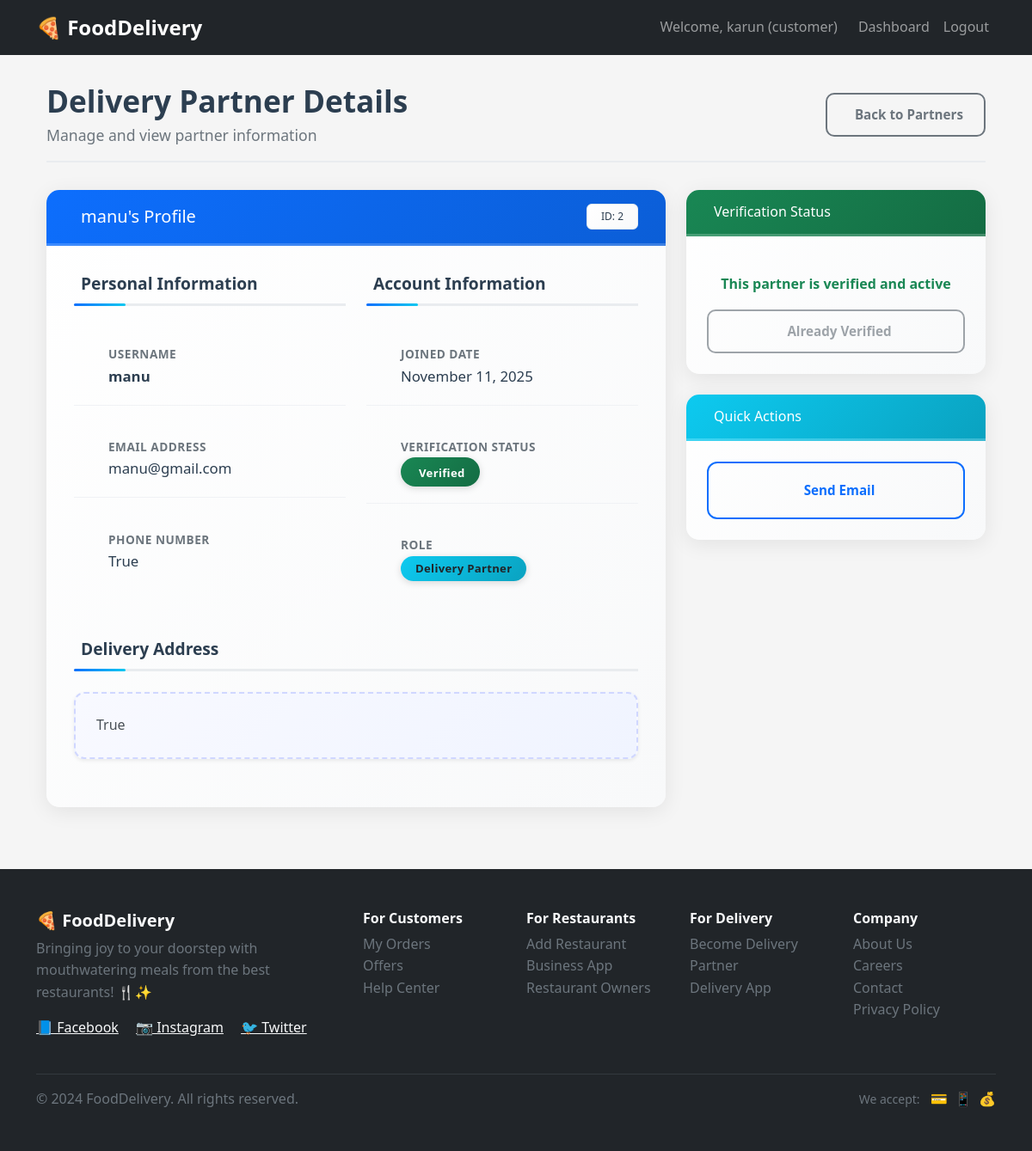
Page /fooddelivery/admin/delivery-partners/2/ (signed in) on the committed database.
### foodapp/models.py (models this page shows, shortened)
class CustomUser(AbstractUser):
    username = models.CharField(max_length=20, unique=True)
    email = models.EmailField(unique=True)
    phone_number = models.CharField(max_length=10,default='0000000000')
    address = models.TextField(max_length=100, blank=True, null=True)
    ROLE_CHOICES = (
        ('admin', 'Admin'),
        ('customer', 'Customer'),
        ('restaurant', 'Restaurant'),
        ('delivery', 'Delivery Partners'),
    )
    role = models.CharField(max_length=10, choices=ROLE_CHOICES, default='customer')
    is_verified = models.BooleanField(default=False)

### foodapp/views.py (the view)
# urls.py: path('admin/delivery-partners/<int:partner_id>/', view_delivery_partner, name='view_delivery_partner'),
@login_required(login_url='login')
def view_delivery_partner(request, partner_id):
    partner = get_object_or_404(CustomUser, id=partner_id, role='delivery')
    return render(request, 'delivery_partner_details.html', {'partner': partner})

### Templates/delivery_partner_details.html (shortened to what this page needs)
{% extends 'base.html' %}
{% load static %}
{% block extra_css %}
<link rel="stylesheet" href="{% static 'css/delivery_partner_details.css' %}">
{% endblock %}
{% block content %}
<div class="container delivery-partner-container">
    <div class="d-flex justify-content-between align-items-center partner-header">
        <div>
            <h2 class="mb-1">Delivery Partner Details</h2>
            <p class="text-muted mb-0">Manage and view partner information</p>
        </div>
        <a href="{% url 'manage_delivery_partners' %}" class="btn btn-outline-secondary">
            Back to Partners
        </a>
    </div>
    <div class="row">
        <div class="col-lg-8">
            <div class="card partner-card">
                <div class="card-header bg-primary text-white py-3">
                    <div class="d-flex justify-content-between align-items-center">
                        <h5 class="mb-0">
                            {{ partner.username }}'s Profile
                        </h5>
                        <span class="badge bg-light text-dark">
                            ID: {{ partner.id }}
                        </span>
                    </div>
                </div>
                <div class="card-body">
                    <div class="row">
                        <div class="col-md-6">
                            <div class="mb-4">
                                <h6 class="section-header">
                                    Personal Information
                                </h6>
                                <div class="info-item mb-3">
                                    <div class="d-flex align-items-center">
                                        <div>
                                            <small class="text-muted">Username</small>
                                            <p class="mb-0 fw-bold">{{ partner.username }}</p>
                                        </div>
                                    </div>
                                </div>
                                <div class="info-item mb-3">
                                    <div class="d-flex align-items-center">
                                        <div>
                                            <small class="text-muted">Email Address</small>
                                            <p class="mb-0">{{ partner.email }}</p>
                                        </div>
                                    </div>
                                </div>
                                <div class="info-item mb-3">
                                    <div class="d-flex align-items-center">
                                        <div>
                                            <small class="text-muted">Phone Number</small>
                                            <p class="mb-0">
                                                {% if partner.phone_number and partner.phone_number != '0000000000' %}
                                                    {{ partner.phone_number }}
                                                {% else %}
                                                    <span class="text-muted">Not provided</span>
                                                {% endif %}
                                            </p>
                                        </div>
                                    </div>
                                </div>
                            </div>
                        </div>
                        <div class="col-md-6">
                            <div class="mb-4">
                                <h6 class="section-header">
                                    Account Information
                                </h6>
                                <div class="info-item mb-3">
                                    <div class="d-flex align-items-center">
                                        <div>
                                            <small class="text-muted">Joined Date</small>
                                            <p class="mb-0">{{ partner.date_joined|date:"F d, Y" }}</p>
                                        </div>
                                    </div>
                                </div>
                                <div class="info-item mb-3">
                                    <div class="d-flex align-items-center">
                                        <div>
                                            <small class="text-muted">Verification Status</small>
                                            <p class="mb-0">
                                                {% if partner.is_verified %}
                                                    <span class="badge bg-success rounded-pill">
                                                        Verified
                                                    </span>
                                                {% else %}
                                                    <span class="badge bg-warning text-dark rounded-pill">
                                                        <i class="fas fa-clock me-1"></i>Pending Verification
                                                    </span>
                                                {% endif %}
                                            </p>
                                        </div>
                                    </div>
                                </div>
                                <div class="info-item">
                                    <div class="d-flex align-items-center">
                                        <div>
                                            <small class="text-muted">Role</small>
                                            <p class="mb-0">
                                                <span class="badge bg-info text-dark rounded-pill">
                                                    Delivery Partner
                                                </span>
                                            </p>
                                        </div>
                                    </div>
                                </div>
                            </div>
                        </div>
                    </div>
                    {% if partner.address %}
                    <div class="row mt-4">
                        <div class="col-12">
                            <h6 class="section-header">
                                Delivery Address
                            </h6>
                            <div class="card address-card">
                                <div class="card-body">
                                    <p class="mb-0">{{ partner.address }}</p>
                                </div>
                            </div>
                        </div>
                    </div>
                    {% endif %}
                </div>
            </div>
        </div>
        <div class="col-lg-4">
            <div class="card action-card">
                <div class="card-header bg-{% if partner.is_verified %}success{% else %}warning{% endif %} text-white py-3">
                    <h6 class="mb-0">
                        Verification Status
                    </h6>
                </div>
                <div class="card-body text-center">
                    {% if partner.is_verified %}
                        <p class="text-success mb-3 fw-bold">This partner is verified and active</p>
                        <button class="btn btn-outline-secondary w-100" disabled>
                            Already Verified
                        </button>
                    {% endif %}
                </div>
            </div>
            <div class="card action-card">
                <div class="card-header bg-info text-white py-3">
                    <h6 class="mb-0">
                        Quick Actions
                    </h6>
                </div>
                <div class="card-body">
                    <div class="d-grid">
                        <a href="mailto:{{ partner.email }}" class="quick-action-btn btn btn-outline-primary">
                            Send Email
                        </a>
                    </div>
                </div>
            </div>
        </div>
    </div>
</div>
{% endblock %}

### Templates/base.html (shortened to what this page needs)
<!DOCTYPE html>
<html lang="en">
<head>
    <link href="https://cdn.jsdelivr.net/npm/bootstrap@5.1.3/dist/css/bootstrap.min.css" rel="stylesheet">
    <link href="/static/css/style.css" rel="stylesheet">
    {% block extra_css %}{% endblock %}
</head>
<body>
    <nav class="navbar navbar-expand-lg navbar-dark bg-dark">
        <div class="container">
            <a class="navbar-brand" href="{% url 'home' %}">🍕 FoodDelivery</a>
            <div class="navbar-nav ms-auto">
                {% if user.is_authenticated %}
                    <span class="navbar-text me-3">Welcome, {{ user.username }} ({{ user.role }})</span>
                    <a class="nav-link" href="{% url 'dashboard' %}">Dashboard</a>
                    <a class="nav-link" href="{% url 'logout' %}">Logout</a>
                {% else %}
                    <a class="nav-link" href="{% url 'login' %}">Login</a>
                    <a class="nav-link" href="{% url 'register_customer' %}">Register</a>
                {% endif %}
            </div>
        </div>
    </nav>
    <main class="container mt-4">
        {% block content %}
        {% endblock %}
    </main>
    <footer class="bg-dark text-light mt-5">
        <div class="container py-5">
            <div class="row">
                <div class="col-md-4 mb-4">
                    <h5 class="fw-bold">🍕 FoodDelivery</h5>
                    <p class="text-muted">Bringing joy to your doorstep with mouthwatering meals from the best restaurants! 🍴✨</p>
                    <div class="social-links">
                        <a href="#" class="text-light me-3">📘 Facebook</a>
                        <a href="#" class="text-light me-3">📷 Instagram</a>
                        <a href="#" class="text-light">🐦 Twitter</a>
                    </div>
                </div>
                <div class="col-md-2 mb-4">
                    <h6 class="fw-bold">For Customers</h6>
                    <ul class="list-unstyled">
                        <li><a href="#" class="text-muted text-decoration-none">My Orders</a></li>
                        <li><a href="#" class="text-muted text-decoration-none">Offers</a></li>
                        <li><a href="#" class="text-muted text-decoration-none">Help Center</a></li>
                    </ul>
                </div>
                <div class="col-md-2 mb-4">
                    <h6 class="fw-bold">For Restaurants</h6>
                    <ul class="list-unstyled">
                        <li><a href="{% url 'register_restaurant' %}" class="text-muted text-decoration-none">Add Restaurant</a></li>
                        <li><a href="#" class="text-muted text-decoration-none">Business App</a></li>
                        <li><a href="#" class="text-muted text-decoration-none">Restaurant Owners</a></li>
                    </ul>
                </div>
                <div class="col-md-2 mb-4">
                    <h6 class="fw-bold">For Delivery</h6>
                    <ul class="list-unstyled">
                        <li><a href="{% url 'register_delivery' %}" class="text-muted text-decoration-none">Become Delivery Partner</a></li>
                        <li><a href="#" class="text-muted text-decoration-none">Delivery App</a></li>
                    </ul>
                </div>
                <div class="col-md-2 mb-4">
                    <h6 class="fw-bold">Company</h6>
                    <ul class="list-unstyled">
                        <li><a href="#" class="text-muted text-decoration-none">About Us</a></li>
                        <li><a href="#" class="text-muted text-decoration-none">Careers</a></li>
                        <li><a href="#" class="text-muted text-decoration-none">Contact</a></li>
                        <li><a href="#" class="text-muted text-decoration-none">Privacy Policy</a></li>
                    </ul>
                </div>
            </div>
            <hr class="bg-secondary">
            <div class="row align-items-center">
                <div class="col-md-6">
                    <p class="text-muted mb-0">&copy; 2024 FoodDelivery. All rights reserved.</p>
                </div>
                <div class="col-md-6 text-md-end">
                    <div class="payment-methods">
                        <small class="text-muted">We accept:</small>
                        <span class="ms-2">💳</span>
                        <span class="ms-1">📱</span>
                        <span class="ms-1">💰</span>
                    </div>
                </div>
            </div>
        </div>
    </footer>
</body>
</html>

### rows in the picture
CustomUser: username "karun", role "customer"
CustomUser: username "manu", id "2", email "manu@gmail.com", phone_number "True", date_joined "November 11, 2025", address "True"
